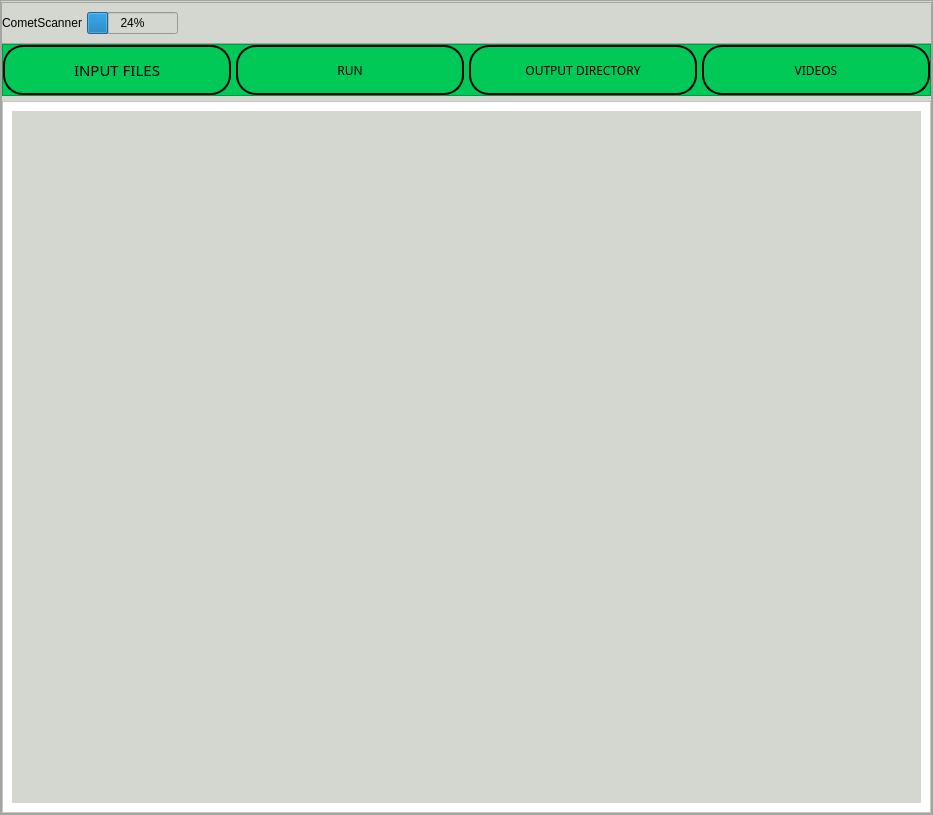
<?xml version="1.0" encoding="UTF-8"?>
<ui version="4.0">
 <class>MainWindow</class>
 <widget class="QMainWindow" name="MainWindow">
  <property name="geometry">
   <rect>
    <x>0</x>
    <y>0</y>
    <width>933</width>
    <height>815</height>
   </rect>
  </property>
  <property name="windowTitle">
   <string>MainWindow</string>
  </property>
  <widget class="QWidget" name="centralwidget">
   <property name="styleSheet">
    <string notr="true">background-color: rgb(211, 215, 207);</string>
   </property>
   <layout class="QVBoxLayout" name="verticalLayout">
    <property name="spacing">
     <number>0</number>
    </property>
    <property name="leftMargin">
     <number>0</number>
    </property>
    <property name="topMargin">
     <number>0</number>
    </property>
    <property name="rightMargin">
     <number>0</number>
    </property>
    <property name="bottomMargin">
     <number>0</number>
    </property>
    <item>
     <widget class="QFrame" name="Principal">
      <property name="maximumSize">
       <size>
        <width>16777215</width>
        <height>16777215</height>
       </size>
      </property>
      <property name="frameShape">
       <enum>QFrame::StyledPanel</enum>
      </property>
      <property name="frameShadow">
       <enum>QFrame::Raised</enum>
      </property>
      <layout class="QVBoxLayout" name="verticalLayout_2" stretch="1,0">
       <property name="spacing">
        <number>0</number>
       </property>
       <property name="leftMargin">
        <number>0</number>
       </property>
       <property name="topMargin">
        <number>0</number>
       </property>
       <property name="rightMargin">
        <number>0</number>
       </property>
       <property name="bottomMargin">
        <number>0</number>
       </property>
       <item>
        <widget class="QFrame" name="frame_superior">
         <property name="minimumSize">
          <size>
           <width>0</width>
           <height>42</height>
          </size>
         </property>
         <property name="maximumSize">
          <size>
           <width>16777215</width>
           <height>40</height>
          </size>
         </property>
         <property name="styleSheet">
          <string notr="true">QFRame{
background-color: rgb(0, 0, 0);
}

QPushButton{
background-color: #000000ff;
border-radius:20px;
}

QPushButton:hover{
background-color: rgb(53, 53, 79);
border-radius:20px;
}</string>
         </property>
         <property name="frameShape">
          <enum>QFrame::StyledPanel</enum>
         </property>
         <property name="frameShadow">
          <enum>QFrame::Raised</enum>
         </property>
         <layout class="QHBoxLayout" name="horizontalLayout">
          <property name="spacing">
           <number>5</number>
          </property>
          <property name="leftMargin">
           <number>0</number>
          </property>
          <property name="topMargin">
           <number>0</number>
          </property>
          <property name="rightMargin">
           <number>0</number>
          </property>
          <property name="bottomMargin">
           <number>0</number>
          </property>
          <item>
           <widget class="QLabel" name="label">
            <property name="styleSheet">
             <string notr="true">font: 87 14pt &quot;Monospace&quot;;
color: rgb(0,0,0);</string>
            </property>
            <property name="text">
             <string>CometScanner</string>
            </property>
           </widget>
          </item>
          <item>
           <widget class="QProgressBar" name="progressBar">
            <property name="value">
             <number>24</number>
            </property>
           </widget>
          </item>
          <item>
           <spacer name="horizontalSpacer">
            <property name="orientation">
             <enum>Qt::Horizontal</enum>
            </property>
            <property name="sizeHint" stdset="0">
             <size>
              <width>512</width>
              <height>17</height>
             </size>
            </property>
           </spacer>
          </item>
          <item>
           <widget class="QLabel" name="label_7">
            <property name="minimumSize">
             <size>
              <width>150</width>
              <height>0</height>
             </size>
            </property>
            <property name="maximumSize">
             <size>
              <width>50</width>
              <height>50</height>
             </size>
            </property>
            <property name="text">
             <string/>
            </property>
            <property name="pixmap">
             <pixmap>Images/Logo Unibagué acreditacion.png</pixmap>
            </property>
            <property name="scaledContents">
             <bool>true</bool>
            </property>
           </widget>
          </item>
          <item>
           <widget class="QLabel" name="label_6">
            <property name="minimumSize">
             <size>
              <width>50</width>
              <height>0</height>
             </size>
            </property>
            <property name="maximumSize">
             <size>
              <width>50</width>
              <height>50</height>
             </size>
            </property>
            <property name="text">
             <string/>
            </property>
            <property name="pixmap">
             <pixmap>Images/logo_lun.png</pixmap>
            </property>
            <property name="scaledContents">
             <bool>true</bool>
            </property>
           </widget>
          </item>
          <item>
           <widget class="QPushButton" name="bt_minimizar">
            <property name="minimumSize">
             <size>
              <width>40</width>
              <height>40</height>
             </size>
            </property>
            <property name="styleSheet">
             <string notr="true"/>
            </property>
            <property name="text">
             <string/>
            </property>
            <property name="icon">
             <iconset>
              <normaloff>Images/MINIMIZAR.png</normaloff>Images/MINIMIZAR.png</iconset>
            </property>
            <property name="iconSize">
             <size>
              <width>38</width>
              <height>38</height>
             </size>
            </property>
           </widget>
          </item>
          <item>
           <widget class="QPushButton" name="bt_maximizar">
            <property name="minimumSize">
             <size>
              <width>40</width>
              <height>40</height>
             </size>
            </property>
            <property name="styleSheet">
             <string notr="true"/>
            </property>
            <property name="text">
             <string/>
            </property>
            <property name="icon">
             <iconset>
              <normaloff>Images/maximizar.png</normaloff>Images/maximizar.png</iconset>
            </property>
            <property name="iconSize">
             <size>
              <width>38</width>
              <height>38</height>
             </size>
            </property>
           </widget>
          </item>
          <item>
           <widget class="QPushButton" name="bt_cerrar">
            <property name="minimumSize">
             <size>
              <width>40</width>
              <height>40</height>
             </size>
            </property>
            <property name="styleSheet">
             <string notr="true"/>
            </property>
            <property name="text">
             <string/>
            </property>
            <property name="icon">
             <iconset>
              <normaloff>Images/cerrar.png</normaloff>Images/cerrar.png</iconset>
            </property>
            <property name="iconSize">
             <size>
              <width>38</width>
              <height>38</height>
             </size>
            </property>
           </widget>
          </item>
         </layout>
        </widget>
       </item>
       <item>
        <widget class="QFrame" name="frame_inferior">
         <property name="frameShape">
          <enum>QFrame::StyledPanel</enum>
         </property>
         <property name="frameShadow">
          <enum>QFrame::Raised</enum>
         </property>
         <layout class="QVBoxLayout" name="verticalLayout_3">
          <property name="spacing">
           <number>5</number>
          </property>
          <property name="leftMargin">
           <number>0</number>
          </property>
          <property name="topMargin">
           <number>0</number>
          </property>
          <property name="rightMargin">
           <number>0</number>
          </property>
          <property name="bottomMargin">
           <number>0</number>
          </property>
          <item>
           <widget class="QFrame" name="frame">
            <property name="maximumSize">
             <size>
              <width>16777215</width>
              <height>16777215</height>
             </size>
            </property>
            <property name="font">
             <font>
              <family>Dyuthi</family>
             </font>
            </property>
            <property name="styleSheet">
             <string notr="true">QFrame{
background-color: rgb(0, 201, 87);
}

QPushButton{
background-color: #000000ff;
color: rgb(0,0,0);
border-radius: 20px;
border: 2px solid black;

}

QPushButton:hover{
background-color: black;
}</string>
            </property>
            <property name="frameShape">
             <enum>QFrame::StyledPanel</enum>
            </property>
            <property name="frameShadow">
             <enum>QFrame::Raised</enum>
            </property>
            <layout class="QHBoxLayout" name="horizontalLayout_2">
             <property name="spacing">
              <number>5</number>
             </property>
             <property name="leftMargin">
              <number>0</number>
             </property>
             <property name="topMargin">
              <number>0</number>
             </property>
             <property name="rightMargin">
              <number>0</number>
             </property>
             <property name="bottomMargin">
              <number>0</number>
             </property>
             <item>
              <widget class="QPushButton" name="bt_uno">
               <property name="minimumSize">
                <size>
                 <width>0</width>
                 <height>50</height>
                </size>
               </property>
               <property name="font">
                <font>
                 <family>Dyuthi</family>
                 <pointsize>11</pointsize>
                 <weight>50</weight>
                 <italic>false</italic>
                 <bold>false</bold>
                </font>
               </property>
               <property name="layoutDirection">
                <enum>Qt::LeftToRight</enum>
               </property>
               <property name="styleSheet">
                <string notr="true"/>
               </property>
               <property name="text">
                <string>INPUT FILES</string>
               </property>
               <property name="icon">
                <iconset>
                 <normaloff>Images/bandeja-de-entrada.png</normaloff>Images/bandeja-de-entrada.png</iconset>
               </property>
               <property name="iconSize">
                <size>
                 <width>35</width>
                 <height>35</height>
                </size>
               </property>
              </widget>
             </item>
             <item>
              <widget class="QPushButton" name="bt_dos">
               <property name="minimumSize">
                <size>
                 <width>0</width>
                 <height>50</height>
                </size>
               </property>
               <property name="font">
                <font>
                 <family>Dyuthi</family>
                </font>
               </property>
               <property name="styleSheet">
                <string notr="true"/>
               </property>
               <property name="text">
                <string>RUN</string>
               </property>
               <property name="icon">
                <iconset>
                 <normaloff>Images/ejecutar.png</normaloff>Images/ejecutar.png</iconset>
               </property>
               <property name="iconSize">
                <size>
                 <width>35</width>
                 <height>35</height>
                </size>
               </property>
              </widget>
             </item>
             <item>
              <widget class="QPushButton" name="bt_tres">
               <property name="minimumSize">
                <size>
                 <width>0</width>
                 <height>50</height>
                </size>
               </property>
               <property name="font">
                <font>
                 <family>Dyuthi</family>
                </font>
               </property>
               <property name="styleSheet">
                <string notr="true"/>
               </property>
               <property name="text">
                <string>OUTPUT DIRECTORY</string>
               </property>
               <property name="icon">
                <iconset>
                 <normaloff>Images/salida.png</normaloff>Images/salida.png</iconset>
               </property>
               <property name="iconSize">
                <size>
                 <width>35</width>
                 <height>35</height>
                </size>
               </property>
              </widget>
             </item>
             <item>
              <widget class="QPushButton" name="bt_cuatro">
               <property name="minimumSize">
                <size>
                 <width>0</width>
                 <height>50</height>
                </size>
               </property>
               <property name="font">
                <font>
                 <family>Dyuthi</family>
                </font>
               </property>
               <property name="styleSheet">
                <string notr="true"/>
               </property>
               <property name="text">
                <string>VIDEOS</string>
               </property>
               <property name="icon">
                <iconset>
                 <normaloff>Images/VIDEOS.png</normaloff>Images/VIDEOS.png</iconset>
               </property>
               <property name="iconSize">
                <size>
                 <width>35</width>
                 <height>35</height>
                </size>
               </property>
              </widget>
             </item>
            </layout>
           </widget>
          </item>
          <item>
           <widget class="QFrame" name="frame_paginas">
            <property name="enabled">
             <bool>true</bool>
            </property>
            <property name="styleSheet">
             <string notr="true">QFrame{
background-color: rgb(255, 255, 255);
}
QLabel{
font: 87 12pt &quot;Arial Black&quot;;
background-color: #000000ff;
color: rgb(0,0,0);
border: 0px solid #14C8DC;

}</string>
            </property>
            <property name="frameShape">
             <enum>QFrame::StyledPanel</enum>
            </property>
            <property name="frameShadow">
             <enum>QFrame::Raised</enum>
            </property>
            <layout class="QHBoxLayout" name="horizontalLayout_3">
             <property name="spacing">
              <number>5</number>
             </property>
             <property name="leftMargin">
              <number>9</number>
             </property>
             <property name="topMargin">
              <number>9</number>
             </property>
             <property name="rightMargin">
              <number>9</number>
             </property>
             <property name="bottomMargin">
              <number>9</number>
             </property>
             <item>
              <widget class="QStackedWidget" name="stackedWidget">
               <property name="maximumSize">
                <size>
                 <width>16777215</width>
                 <height>16777215</height>
                </size>
               </property>
               <property name="currentIndex">
                <number>0</number>
               </property>
               <widget class="QWidget" name="page_uno">
                <widget class="QLabel" name="label_2">
                 <property name="geometry">
                  <rect>
                   <x>0</x>
                   <y>0</y>
                   <width>911</width>
                   <height>701</height>
                  </rect>
                 </property>
                 <property name="toolTip">
                  <string>https://i.gifer.com/AyUh.gif</string>
                 </property>
                 <property name="toolTipDuration">
                  <number>-1</number>
                 </property>
                 <property name="text">
                  <string/>
                 </property>
                 <property name="pixmap">
                  <pixmap>imagenes/celulas.gif</pixmap>
                 </property>
                 <property name="scaledContents">
                  <bool>true</bool>
                 </property>
                 <property name="alignment">
                  <set>Qt::AlignCenter</set>
                 </property>
                </widget>
               </widget>
               <widget class="QWidget" name="page_dos">
                <widget class="QLabel" name="label_3">
                 <property name="geometry">
                  <rect>
                   <x>0</x>
                   <y>-10</y>
                   <width>911</width>
                   <height>711</height>
                  </rect>
                 </property>
                 <property name="text">
                  <string/>
                 </property>
                </widget>
               </widget>
               <widget class="QWidget" name="page_tres">
                <widget class="QLabel" name="label_4">
                 <property name="geometry">
                  <rect>
                   <x>0</x>
                   <y>0</y>
                   <width>911</width>
                   <height>691</height>
                  </rect>
                 </property>
                 <property name="text">
                  <string/>
                 </property>
                 <property name="pixmap">
                  <pixmap>imagenes/ADN.gif</pixmap>
                 </property>
                 <property name="scaledContents">
                  <bool>true</bool>
                 </property>
                 <property name="alignment">
                  <set>Qt::AlignCenter</set>
                 </property>
                </widget>
               </widget>
               <widget class="QWidget" name="page_cuatro">
                <widget class="QLabel" name="label_5">
                 <property name="geometry">
                  <rect>
                   <x>0</x>
                   <y>0</y>
                   <width>911</width>
                   <height>691</height>
                  </rect>
                 </property>
                 <property name="text">
                  <string/>
                 </property>
                 <property name="pixmap">
                  <pixmap>videos.gif</pixmap>
                 </property>
                 <property name="scaledContents">
                  <bool>true</bool>
                 </property>
                 <property name="alignment">
                  <set>Qt::AlignCenter</set>
                 </property>
                </widget>
               </widget>
              </widget>
             </item>
            </layout>
           </widget>
          </item>
         </layout>
        </widget>
       </item>
      </layout>
     </widget>
    </item>
   </layout>
  </widget>
 </widget>
 <resources/>
 <connections/>
</ui>
